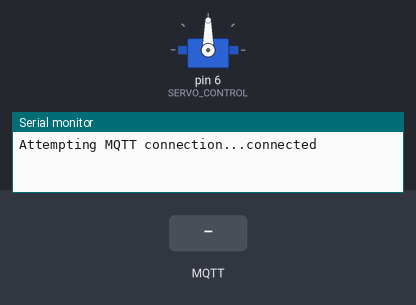
A sketch run on a simulated Arduino Uno, built with avr-gcc and run on an emulated ATmega328P. Shown: servo, the last lines printed to the serial monitor. The test bench sets the inputs (shaded band). WiFi joins after 1.5 s; servers stay silent unless stated; no MQTT or app messages arrive unless stated.

Above: at 4.2 s.
4.3 s: MQTT message "0" arrives on the first subscribed topic
At 5.2 s:
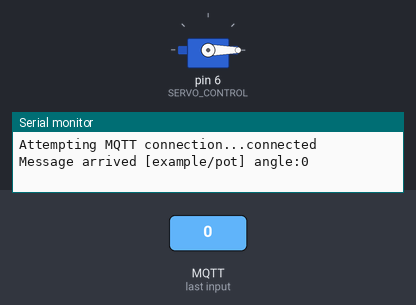
5.8 s: MQTT message "90" arrives on the first subscribed topic
At 6.3 s:
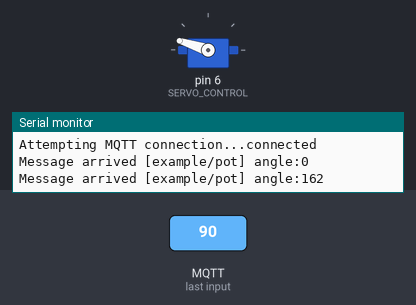
7.3 s: MQTT message "200" arrives on the first subscribed topic
At 8.5 s:
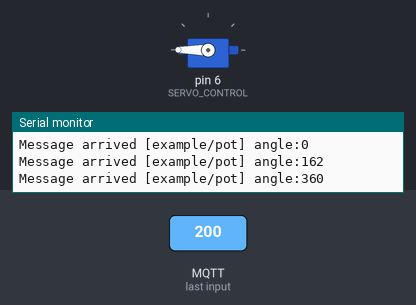
8.8 s: MQTT message "on" arrives on the first subscribed topic
At 9.8 s:
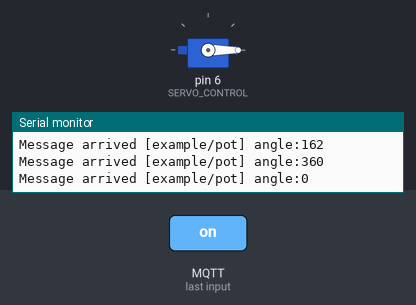
Timing chart, 0 to 11.3 s (numbered marks = the images above; inputs shaded):
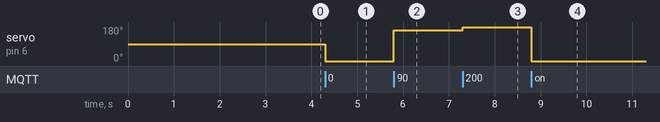

The sketch:

Arduino-MQTT.ino
```cpp
#include <SPI.h>
#include <Servo.h>
#include <Ethernet.h>
#include <PubSubClient.h>
#define SERVO_CONTROL 6
byte mac[] = { 0xDE, 0xAD, 0xBE, 0xEF, 0xFE, 0xED };
Servo servo;
EthernetClient ethClient;
// mqtt configuration
const char* server = "192.168.5.10";
const char* topic = "example/pot";
const char* clientName = "com.be.arduino";
PubSubClient client(ethClient);
void callback(char* topic, byte* payload, unsigned int length) {
    Serial.print("Message arrived [");
    Serial.print(topic);
    Serial.print("] angle:");
    String data;
    for (int i = 0; i < length; i++) {
        data += (char)payload[i];
    }
    double angle = ((data.toInt() * 180) / 100);
    constrain(angle, 0, 180);
    servo.write((int) angle);
    Serial.println((int) angle);
}
void mqttReConnect() {
    while (!client.connected()) {
        Serial.print("Attempting MQTT connection...");
        // Attempt to connect
        if (client.connect(clientName)) {
            Serial.println("connected");
            client.subscribe(topic);
        } else {
            Serial.print("failed, rc=");
            Serial.print(client.state());
            Serial.println(" try again in 5 seconds");
            delay(5000);
        }
    }
}
void setup()
{
    Serial.begin(9600);
    client.setServer(server, 1883);
    client.setCallback(callback);
    servo.attach(SERVO_CONTROL);
    if (Ethernet.begin(mac) == 0) {
        Serial.println("Failed to configure Ethernet using DHCP");
    }
    delay(1500); // Allow the hardware to sort itself out
}
void loop()
{
    if (!client.connected()) {
        mqttReConnect();
    }
    client.loop();
}
```

Measured:
- after the input at 4.3 s, servo on pin 6 (SERVO_CONTROL): 90° → 0° at once
- after the input at 5.8 s, servo on pin 6 (SERVO_CONTROL): 0° → 162° at once
- after the input at 7.3 s, servo on pin 6 (SERVO_CONTROL): 162° → 180° at once
- after the input at 8.8 s, servo on pin 6 (SERVO_CONTROL): 180° → 0° at once
